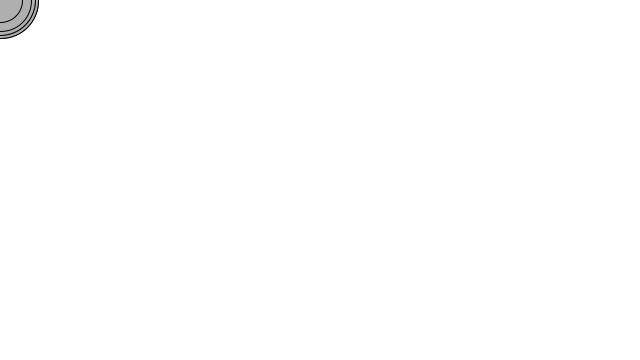
Frame 1 (no input)
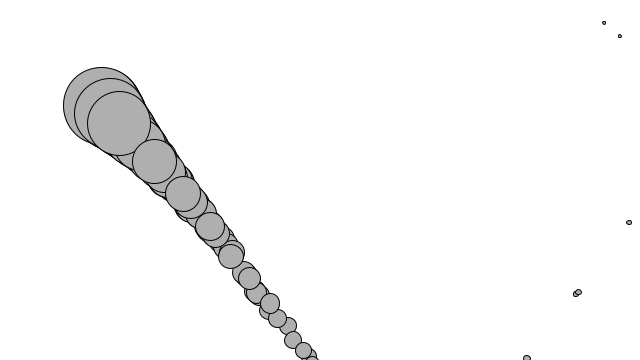
Frame 60 (the mouse pressed at the canvas centre just before this capture)
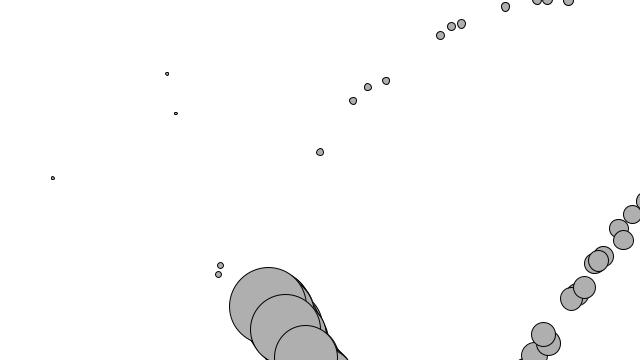
Frame 120 (the mouse held since frame 60 and released just before this capture)

The Processing sketch that drew these frames (run headless with seeded random() and noise(); from frame 60 on, the mouse is pressed at the canvas centre):

// Processing sketch: exercise_3
// ── exercise_3.pde
Mover[] movers = new Mover[100];

void setup() {
  size(640, 360);
  for (int i = 0; i < movers.length; i++) {
    movers[i] = new Mover(random(0.1, 5), 0, 0);
  }
}

void draw() {
  background(255);

  PVector wind = new PVector(0.01, 0);
  PVector gravity = new PVector(0, 0.1);

  for (int i = 0; i < movers.length; i++) {
    movers[i].applyForce(wind);
    movers[i].applyForce(gravity);
    movers[i].update();
    movers[i].display();
    movers[i].checkEdges();
  }
}
// ── Mover.pde
class Mover {

  PVector location;
  PVector velocity;
  PVector acceleration;
  float mass;

  Mover() {
    mass = 1;
    location = new PVector(width/2, height);
    velocity = new PVector(0, 0);
    acceleration = new PVector(0, 0.01);
  }

  Mover(float m, float x, float y) {
    mass = m;
    location = new PVector(x, y);
    velocity = new PVector(0, 0);
    acceleration = new PVector(0, 0);
  }

  void applyForce(PVector force) {
    PVector f = PVector.div(force, mass);
    acceleration.add(f);
  }

  void update() {
    velocity.add(acceleration);
    location.add(velocity);
    acceleration.mult(0);
  }

  void display() {
    stroke(0);
    fill(175);
    ellipse(location.x, location.y, mass*16, mass*16);
  }

  void checkEdges() {
    PVector f = new PVector(0, 0);

    if (location.x < (width * 0.1)) {
      f.add(map(location.x, 0, (width * 0.3), 0.3, 0.1), 0);
    } else if (location.x > (width * 0.9)) {
      f.add(map(location.x, width, (width * 0.7), -0.3, -0.1), 0);
    }

    if (location.y < (height * 0.1)) {
      f.add(0, map(location.y, 0, (height * 0.1), 0.3, 0.1));
    } else if (location.y > (height * 0.9)) {
      f.add(0, map(location.y, height, (height * 0.9), -0.3, -0.1));
    }

    applyForce(f);
  }
}
